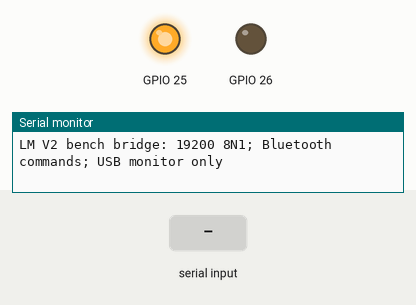
The sketch below on a simulated ESP32. Shown: output pins drawn as LEDs (lit = HIGH), the last lines printed to the serial monitor. The inputs (shaded band) are chosen by the test bench. Nothing arrives over Bluetooth unless stated.

Above: at 1.2 s.
1.3 s: "1" received over the second serial link
At 1.31 s:
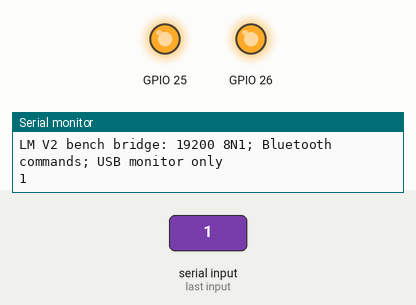
Timing chart, 0 to 4.3 s (numbered marks = the images above; inputs shaded):
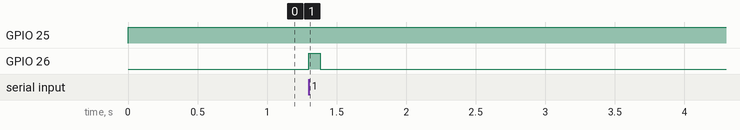

Measured:
- after the input at 1.3 s, GPIO 26: LOW → HIGH at once, → LOW 0.08 s later

The sketch:

LM_v2.ino
```cpp
// High-Altitude-Monkey / LM V2 - bench bring-up firmware, NOT flight release.
// Arduino-ESP32 target: ESP32 Dev Module (original ESP32, not S3/C3).
// Mission Control link: 19200 8N1, using external MAX3232E; Bluetooth Classic SPP.
// Transparent telemetry bridge: preserves bytes, including CR/LF and ANSI escapes.
// USB is diagnostic receive-only by design; no implicit injection of USB commands.
// Existing legacy telemetry parser is supplied separately as a migration reference.
#include <Arduino.h>
#include <BluetoothSerial.h>
#include <WiFi.h>
#include "Config.h"
#if !defined(CONFIG_BT_ENABLED) || !defined(CONFIG_BLUEDROID_ENABLED) || !defined(CONFIG_BT_SPP_ENABLED)
#error "Select an original ESP32 with Bluetooth Classic SPP enabled."
#endif

BluetoothSerial terminal;
HardwareSerial mission(2);

namespace {
uint32_t lastTraffic = 0;
uint32_t usbDropped = 0;
uint32_t btDropped = 0;
uint32_t mcRxBytes = 0;
uint32_t mcTxBytes = 0;
uint8_t data[64];

void recordActivity() {
  lastTraffic = millis();
  digitalWrite(lm::activityLed, HIGH);
}

void pumpMission() {
  size_t count = 0;
  while (mission.available() && count < sizeof(data)) {
    int b = mission.read();
    if (b < 0) break;
    data[count++] = static_cast<uint8_t>(b);
  }
  if (!count) return;
  mcRxBytes += count;
  recordActivity();
  // Do not block the mission UART waiting for the USB serial console.
  size_t n = static_cast<size_t>(Serial.availableForWrite());
  if (n > count) n = count;
  if (n) n = Serial.write(data, n);
  usbDropped += count - n;
  if (terminal.hasClient()) {
    // BluetoothSerial::write may block on a congested link; bench-test this
    // before enabling the bridge in a time-critical mission environment.
    size_t sent = terminal.write(data, count);
    btDropped += count - sent;
  }
}

void pumpBluetooth() {
  if (!terminal.hasClient()) return;
  // Forward bytes as received; the ground-control firmware handles framing.
  // Only Bluetooth is a command source in this bench firmware.
  int freeBytes = mission.availableForWrite();
  for (size_t i = 0; i < sizeof(data) && freeBytes > 0 && terminal.available(); ++i) {
    int b = terminal.read();
    if (b < 0) break;
    if (mission.write(static_cast<uint8_t>(b)) == 1) ++mcTxBytes;
    --freeBytes;
    recordActivity();
  }
}
}

void setup() {
  pinMode(lm::statusLed, OUTPUT);
  pinMode(lm::activityLed, OUTPUT);
  digitalWrite(lm::statusLed, LOW);
  digitalWrite(lm::activityLed, LOW);
  Serial.begin(lm::usbBaud);
  WiFi.mode(WIFI_OFF);
  mission.setRxBufferSize(2048);
  mission.begin(lm::missionBaud, SERIAL_8N1, lm::missionRx, lm::missionTx);
  // No fixed PIN or promise of authenticated control: use a controlled bench.
  // Production command authorization/pairing policy must be defined separately.
  if (!terminal.begin(lm::bluetoothName)) {
    Serial.println("LM V2: Bluetooth SPP initialization failed");
  }
  Serial.println("LM V2 bench bridge: 19200 8N1; Bluetooth commands; USB monitor only");
}

void loop() {
  digitalWrite(lm::statusLed, terminal.hasClient() ? HIGH : LOW);
  pumpMission();
  pumpBluetooth();
  if (millis() - lastTraffic > 80) digitalWrite(lm::activityLed, LOW);
  // Ignore USB input; this avoids an unintended second command source.
  for (size_t i = 0; i < sizeof(data) && Serial.available(); ++i) Serial.read();
  delay(1);
}
```

Config.h
```cpp
#pragma once
#include <stdint.h>
namespace lm {
constexpr int missionRx = 16;
constexpr int missionTx = 17;
constexpr int statusLed = 25;
constexpr int activityLed = 26;
constexpr uint32_t missionBaud = 19200;
constexpr uint32_t usbBaud = 115200;
constexpr char bluetoothName[] = "HAM-LM-V2";
}
```
